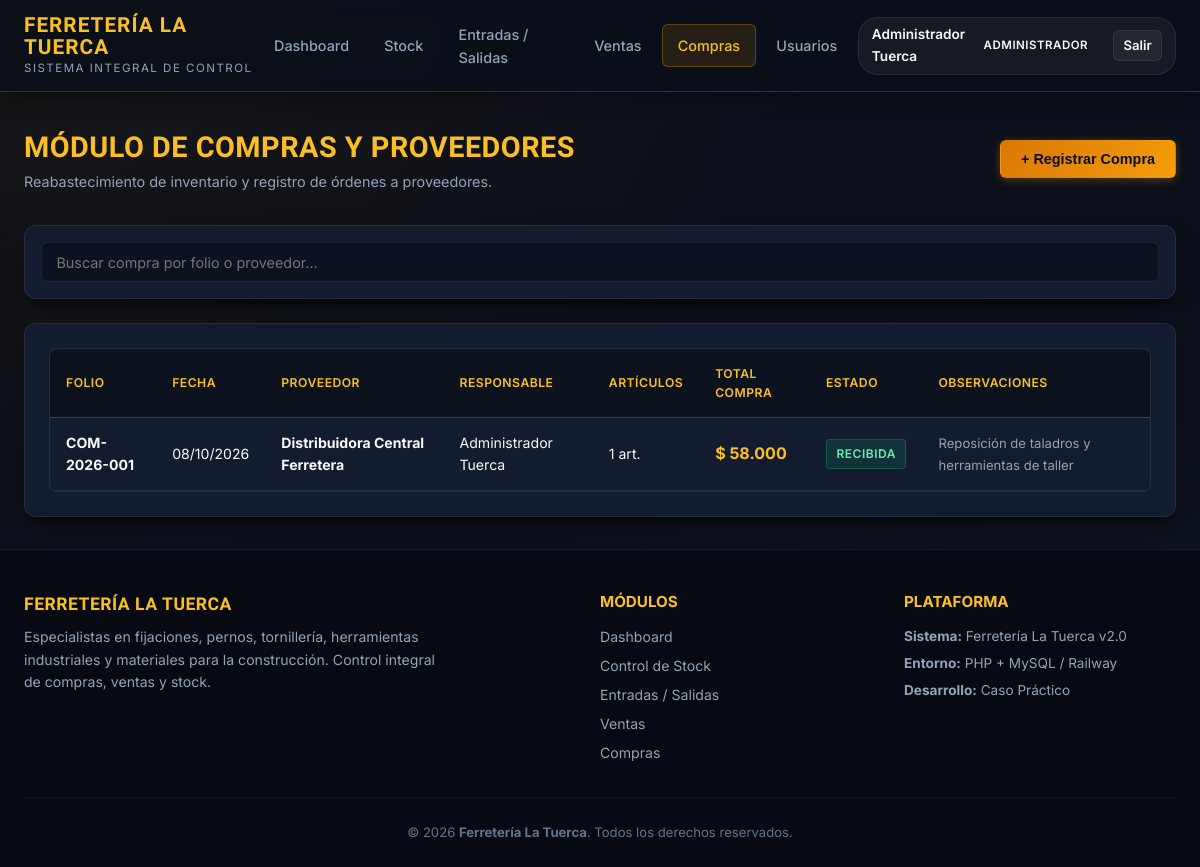
The app's page /compras.php (signed in) with its own data.
### tables this page shows
CREATE TABLE `compras` (
  `id` INT AUTO_INCREMENT PRIMARY KEY,
  `folio` VARCHAR(50) NOT NULL UNIQUE,
  `proveedor_id` INT NOT NULL,
  `usuario_id` INT NOT NULL,
  `fecha` DATE NOT NULL,
  `total` DECIMAL(12,2) NOT NULL DEFAULT 0.00,
  `estado` ENUM('recibida', 'pendiente', 'cancelada') DEFAULT 'recibida',
  `observaciones` TEXT DEFAULT NULL,
  `creado_en` TIMESTAMP DEFAULT CURRENT_TIMESTAMP,
  CONSTRAINT `fk_compra_proveedor` FOREIGN KEY (`proveedor_id`) REFERENCES `proveedores` (`id`) ON DELETE RESTRICT,
  CONSTRAINT `fk_compra_usuario` FOREIGN KEY (`usuario_id`) REFERENCES `usuarios` (`id`) ON DELETE RESTRICT
);

CREATE TABLE `proveedores` (
  `id` INT AUTO_INCREMENT PRIMARY KEY,
  `rut` VARCHAR(20) NOT NULL UNIQUE,
  `nombre` VARCHAR(120) NOT NULL,
  `contacto` VARCHAR(100) DEFAULT NULL,
  `telefono` VARCHAR(25) DEFAULT NULL,
  `correo` VARCHAR(120) DEFAULT NULL,
  `direccion` VARCHAR(255) DEFAULT NULL,
  `creado_en` TIMESTAMP DEFAULT CURRENT_TIMESTAMP
);

CREATE TABLE `usuarios` (
  `id` INT AUTO_INCREMENT PRIMARY KEY,
  `nombre` VARCHAR(100) NOT NULL,
  `correo` VARCHAR(120) NOT NULL UNIQUE,
  `password` VARCHAR(255) NOT NULL,
  `rol` ENUM('administrador', 'vendedor', 'bodeguero') NOT NULL DEFAULT 'vendedor',
  `telefono` VARCHAR(25) DEFAULT NULL,
  `estado` ENUM('activo', 'inactivo') DEFAULT 'activo',
  `creado_en` TIMESTAMP DEFAULT CURRENT_TIMESTAMP
);

### includes/auth.php (called while the page is built, shortened)
<?php
function e($string) {
    return htmlspecialchars($string ?? '', ENT_QUOTES, 'UTF-8');
}
function formato_dinero($monto) {
    return '$ ' . number_format((float)$monto, 0, ',', '.');
}
function formato_fecha($fecha) {
    return date('d/m/Y', strtotime($fecha));
}
?>

### compras.php (the view, shortened to what this page needs)
<?php
require_once __DIR__ . '/db/conexion.php';
require_once __DIR__ . '/includes/auth.php';
$stmtCompras = $pdo->query("
    SELECT c.*, p.nombre AS proveedor_nombre, u.nombre AS usuario_nombre,
           (SELECT COUNT(*) FROM detalle_compras dc WHERE dc.compra_id = c.id) as total_items
    FROM compras c
    JOIN proveedores p ON c.proveedor_id = p.id
    JOIN usuarios u ON c.usuario_id = u.id
    ORDER BY c.creado_en DESC
    LIMIT 50
");
$compras = $stmtCompras->fetchAll();
require_once __DIR__ . '/includes/header.php';
?>
<div style="display: flex; justify-content: space-between; align-items: center; margin-bottom: 2rem; flex-wrap: wrap; gap: 1rem;">
    <div>
        <h1 style="font-size: 1.8rem; color: var(--gold-light);">Módulo de Compras y Proveedores</h1>
        <p style="color: var(--text-secondary); font-size: 0.9rem;">Reabastecimiento de inventario y registro de órdenes a proveedores.</p>
    </div>
    <div>
        <button type="button" class="btn btn-primary" onclick="openModal('modalNuevaCompra')">
            + Registrar Compra
        </button>
    </div>
</div>
<div class="data-card" style="margin-bottom: 1.5rem; padding: 1rem;">
    <input type="text" id="tableSearch" class="form-input" placeholder="Buscar compra por folio o proveedor...">
</div>
<div class="data-card">
    <div class="table-responsive">
        <table class="custom-table">
            <thead>
                <tr>
                    <th>Folio</th>
                    <th>Fecha</th>
                    <th>Proveedor</th>
                    <th>Responsable</th>
                    <th>Artículos</th>
                    <th>Total Compra</th>
                    <th>Estado</th>
                    <th>Observaciones</th>
                </tr>
            </thead>
            <tbody>
                <?php if (empty($compras)): ?>
                    <tr><td colspan="8" style="text-align: center; color: var(--text-muted);">No hay compras registradas.</td></tr>
                <?php else: ?>
                    <?php foreach ($compras as $c): ?>
                        <tr>
                            <td><strong><?php echo e($c['folio']); ?></strong></td>
                            <td><?php echo formato_fecha($c['fecha']); ?></td>
                            <td><strong><?php echo e($c['proveedor_nombre']); ?></strong></td>
                            <td><?php echo e($c['usuario_nombre']); ?></td>
                            <td><?php echo $c['total_items']; ?> art.</td>
                            <td><strong style="color: var(--gold-light); font-size: 1rem;"><?php echo formato_dinero($c['total']); ?></strong></td>
                            <td><span class="badge badge-success"><?php echo e(ucfirst($c['estado'])); ?></span></td>
                            <td><span style="color: var(--text-secondary); font-size: 0.82rem;"><?php echo e($c['observaciones'] ?: '-'); ?></span></td>
                        </tr>
                    <?php endforeach; ?>
                <?php endif; ?>
            </tbody>
        </table>
    </div>
</div>
<?php require_once __DIR__ . '/includes/footer.php'; ?>

### css/styles.css (style rules this page uses)
:root { --bg-main: #0b0f19; --bg-card: #131b2e; --bg-card-hover: #1c2742; --bg-glass: rgba(19, 27, 46, 0.85); --border-color: rgba(245, 158, 11, 0.25); --border-light: rgba(255, 255, 255, 0.08); --gold-primary: #f59e0b; --gold-light: #fbbf24; --gold-dark: #d97706; --gold-glow: rgba(245, 158, 11, 0.25); --accent-orange: #ea580c; --navy-deep: #070a12; --navy-blue: #1e293b; --accent-blue: #3b82f6; --text-primary: #f8fafc; --text-secondary: #94a3b8; --text-muted: #64748b; --success: #10b981; --warning: #f59e0b; --danger: #ef4444; --info: #06b6d4; --shadow-soft: 0 10px 25px -5px rgba(0, 0, 0, 0.5), 0 8px 10px -6px rgba(0, 0, 0, 0.5); --shadow-sm: 0 4px 6px -1px rgba(0, 0, 0, 0.3); --shadow-gold: 0 0 20px rgba(245, 158, 11, 0.2); --radius-lg: 12px; --radius-md: 8px; --radius-sm: 6px; --transition: all 0.2s cubic-bezier(0.4, 0, 0.2, 1); }
* { box-sizing: border-box; margin: 0; padding: 0; }
body { font-family: 'Inter', -apple-system, BlinkMacSystemFont, sans-serif; background-color: var(--bg-main); color: var(--text-primary); min-height: 100vh; display: flex; flex-direction: column; line-height: 1.6; background-image: radial-gradient(at 0% 0%, rgba(245, 158, 11, 0.05) 0px, transparent 50%), radial-gradient(at 100% 100%, rgba(59, 130, 246, 0.05) 0px, transparent 50%); background-attachment: fixed; }
h1, h2, h3, .brand-font { font-family: 'Oswald', sans-serif; letter-spacing: 0.5px; text-transform: uppercase; }
.btn { display: inline-flex; align-items: center; justify-content: center; gap: 0.5rem; padding: 0.65rem 1.25rem; border-radius: var(--radius-sm); font-size: 0.9rem; font-weight: 600; cursor: pointer; text-decoration: none; transition: var(--transition); border: 1px solid transparent; }
.btn-primary { background: linear-gradient(135deg, var(--gold-dark), var(--gold-primary)); color: #0b0f19; box-shadow: 0 2px 10px rgba(245, 158, 11, 0.3); }
.data-card { background: var(--bg-card); border-radius: var(--radius-lg); border: 1px solid var(--border-light); box-shadow: var(--shadow-soft); padding: 1.5rem; position: relative; overflow: hidden; }
.table-responsive { width: 100%; overflow-x: auto; border-radius: var(--radius-md); border: 1px solid var(--border-light); }
.custom-table { width: 100%; border-collapse: collapse; text-align: left; font-size: 0.88rem; }
.custom-table th { background: rgba(0, 0, 0, 0.35); color: var(--gold-light); font-weight: 600; text-transform: uppercase; letter-spacing: 0.5px; font-size: 0.76rem; padding: 0.9rem 1rem; border-bottom: 1px solid var(--border-color); }
.custom-table td { padding: 0.85rem 1rem; border-bottom: 1px solid var(--border-light); color: var(--text-primary); vertical-align: middle; }
.badge { display: inline-block; padding: 0.25rem 0.6rem; border-radius: 4px; font-size: 0.75rem; font-weight: 600; text-transform: uppercase; letter-spacing: 0.5px; }
.badge-success { background: rgba(16, 185, 129, 0.15); color: #6ee7b7; border: 1px solid rgba(16, 185, 129, 0.3); }
.form-input, .form-select, .form-textarea { width: 100%; padding: 0.65rem 0.9rem; background: rgba(0, 0, 0, 0.3); border: 1px solid var(--border-light); border-radius: var(--radius-sm); color: var(--text-primary); font-size: 0.9rem; font-family: inherit; transition: var(--transition); }

### records on screen
compras: folio "COM-2026-001", fecha "08/10/2026", proveedor.nombre "Distribuidora Central Ferretera", usuario.nombre "Administrador Tuerca", total_items "1", total "$ 58.000", estado "RECIBIDA", observaciones "Reposición de taladros y herramientas de taller"

### other values on screen
$userName "Administrador Tuerca"
$userRole "ADMINISTRADOR"
